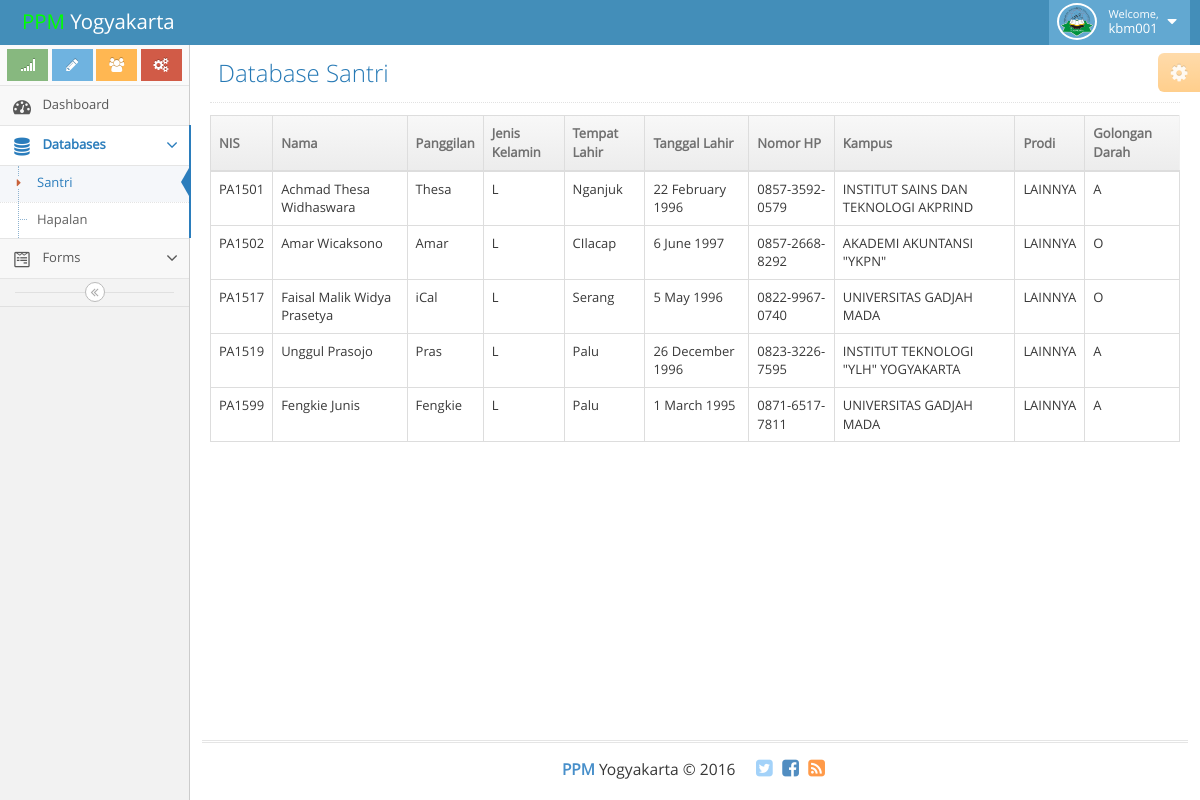
/santri.php (signed in), run on an earlier commit of the app's database.
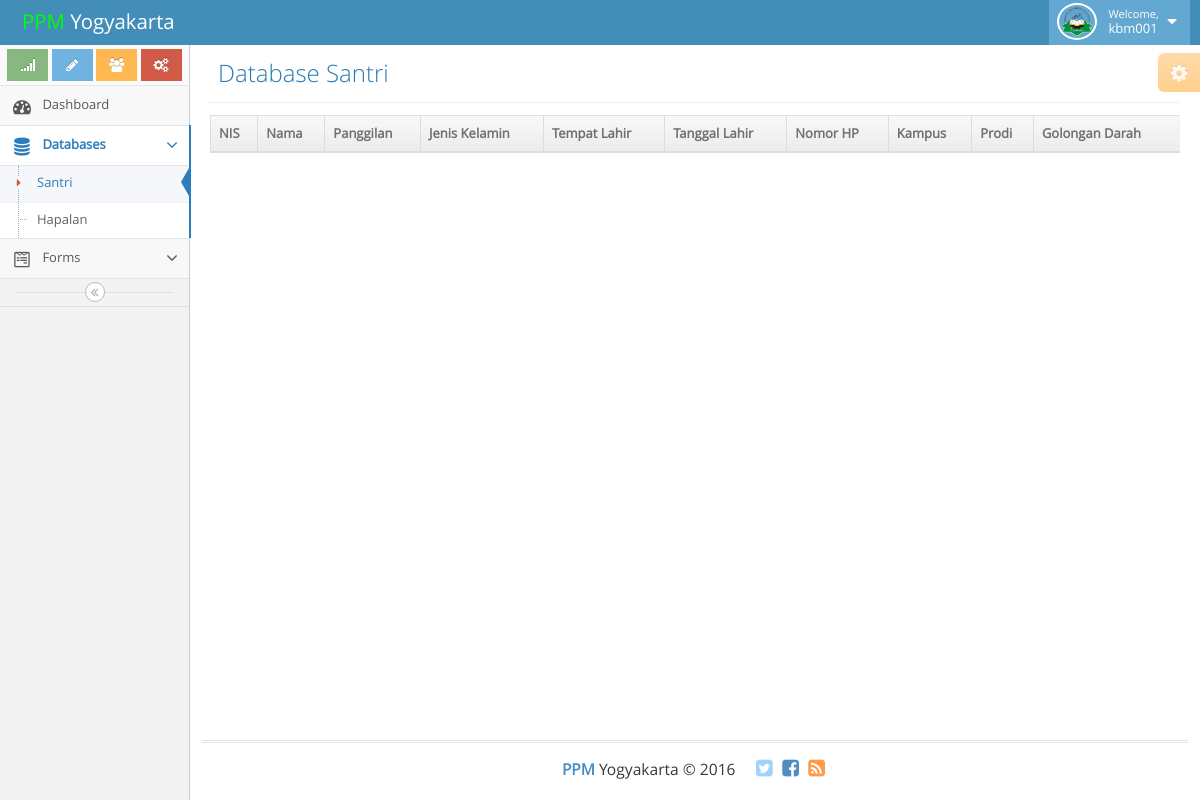
And on a later commit of the database.
### tables this page shows
CREATE TABLE `data_santri` (
  `nis` char(6) NOT NULL,
  `nama` varchar(255) NOT NULL,
  `panggilan` varchar(255) NOT NULL,
  `jenis_kelamin` enum('L','P') NOT NULL,
  `tempat_lahir` varchar(255) NOT NULL,
  `tanggal_lahir` date NOT NULL,
  `no_hp` varchar(20) NOT NULL,
  `alamat` varchar(255) NOT NULL,
  `kode_kuliah` char(6) NOT NULL,
  `angkatan` int(4) NOT NULL,
  `gol_darah` enum('O','A','B','AB') NOT NULL
);

CREATE TABLE `kampus` (
  `kode_kampus` char(3) NOT NULL,
  `kampus` varchar(255) NOT NULL
);

CREATE TABLE `kuliah` (
  `kode_kuliah` char(6) NOT NULL,
  `kode_kampus` char(3) NOT NULL,
  `prodi` varchar(255) NOT NULL,
  `jenjang` enum('S1','S2','S3','D1','D2','D3','D4','PROFESI','SP1','SP2','LAINNYA') NOT NULL
);

### template/santri.php (the view)
<?php
	$santri = $con->query("SELECT * FROM data_santri NATURAL JOIN kuliah NATURAL JOIN kampus");
	echo '
	<table id="simple-table" class="table table-bordered table-hover">
		<thead>
			<tr>
				<th>NIS</th>
				<th>Nama</th>
				<th>Panggilan</th>
				<th>Jenis Kelamin</th>
				<th>Tempat Lahir</th>
				<th>Tanggal Lahir</th>
				<th>Nomor HP</th>
				<th>Kampus</th>
				<th>Prodi</th>
				<th>Golongan Darah</th>
			</tr>
		</thead>
		<tbody>
	';
	while ($row = $santri->fetch_assoc()) {
		$tanggal_lahir = strtotime($row['tanggal_lahir']);
		echo '
		<tr>
			<td>'.$row['nis'].'</td>
			<td>'.$row['nama'].'</td>
			<td>'.$row['panggilan'].'</td>
			<td>'.$row['jenis_kelamin'].'</td>
			<td>'.$row['tempat_lahir'].'</td>
			<td>'.date('j F Y', $tanggal_lahir).'</td>
			<td>'.$row['no_hp'].'</td>
			<td>'.$row['kampus'].'</td>
			<td>'.$row['prodi'].'</td>
			<td>'.$row['gol_darah'].'</td>
		</tr>
		';
	}
	echo '</tbody></table>';

### santri.php (shortened to what this page needs)
<?php
include '../dbc_ppmjogja.php';
$title = "Database Santri";
if (!isset($_SESSION['admin']['id'])) {
	echo '<script>alert("Access Denied")</script>';
	header("refresh: 0.1, url = /ppmjogja");
} else {
	include 'template/admin_header.php';
	include 'template/santri.php';
	include 'template/admin_footer.php';
}

### template/admin_header.php (shortened to what this page needs)
<!DOCTYPE html>
<html>
<head>
	<link rel="stylesheet" type="text/css" href="assets/css/bootstrap.min.css">
	<link rel="stylesheet" type="text/css" href="assets/css/jquery-ui.min.css">
	<link rel="stylesheet" type="text/css" href="assets/css/font-awesome.min.css">
	<link rel="stylesheet" type="text/css" href="assets/css/ace.min.css">
	<link rel="stylesheet" type="text/css" href="assets/css/ace-skins.min.css">
	<link rel="stylesheet" type="text/css" href="assets/css/ace-rtl.min.css">
</head>
<body class="no-skin">
	<div id="heatmapContainerWrapper">
      <div id="heatmapContainer">
<div id="navbar" class="navbar navbar-default ace-save-state">
	<div class="navbar-container ace-save-state" id="navbar-container">
		<div class="navbar-header pull-left">
			<a href="/ppmjogja" class="navbar-brand">
				<small>
					<span style="color: #00FF00;">PPM</span>
					<span style="color: #FFFFFF;" id="id-text2">Yogyakarta</span>
				</small>
			</a>
		</div>
		<div class="navbar-buttons navbar-header pull-right" role="navigation">
			<ul class="nav ace-nav">
				<li class="light-blue dropdown-modal">
					<a data-toggle="dropdown" href="#" class="dropdown-toggle">
						<img class="nav-user-photo" src="assets/img/logo.png" alt="Photo" />
						<span class="user-info">
							<small>Welcome,</small>
							<?php echo $_SESSION['admin']['username']; ?>
						</span>
						<i class="ace-icon fa fa-caret-down"></i>
					</a>
				</li>
			</ul>
		</div>
	</div>
</div>
<div class="main-container ace-save-state" id="main-container">
	<div id="sidebar" class="sidebar responsive ace-save-state">
		<div class="sidebar-shortcuts" id="sidebar-shortcuts">
			<div class="sidebar-shortcuts-large" id="sidebar-shortcuts-large">
				<button class="btn btn-success">
					<i class="ace-icon fa fa-signal"></i>
				</button>
				<button class="btn btn-info">
					<i class="ace-icon fa fa-pencil"></i>
				</button>
				<button class="btn btn-warning">
					<i class="ace-icon fa fa-users"></i>
				</button>
				<button class="btn btn-danger">
					<i class="ace-icon fa fa-cogs"></i>
				</button>
			</div>
		</div>
		<ul class="nav nav-list">
			<li id="index" class="">
				<a href="/ppmjogja">
					<i class="menu-icon fa fa-tachometer"></i>
					<span class="menu-text"> Dashboard </span>
				</a>
			</li>
			<li id="parent" class="">
				<a href="#" class="dropdown-toggle">
					<i class="menu-icon fa fa-database"></i>
					<span class="menu-text">
						Databases
					</span>
					<b class="arrow fa fa-angle-down"></b>
				</a>
				<ul class="submenu">
					<li id="santri" class="">
						<a href="santri">
							<i class="menu-icon fa fa-caret-right"></i>
							Santri
						</a>
					</li>
					<li id="hapalan" class="">
						<a href="hapalan">
							Hapalan
						</a>
					</li>
				</ul>
			</li>
			<li id="parent" class="">
				<a href="#" class="dropdown-toggle">
					<i class="menu-icon fa fa-wpforms"></i>
					<span class="menu-text">
						Forms
					</span>
					<b class="arrow fa fa-angle-down"></b>
				</a>
			</li>
		</ul>
		<div class="sidebar-toggle sidebar-collapse" id="sidebar-collapse">
			<i id="sidebar-toggle-icon" class="ace-icon fa fa-angle-double-left ace-save-state" data-icon1="ace-icon fa fa-angle-double-left" data-icon2="ace-icon fa fa-angle-double-right"></i>
		</div>
	</div>
	<div class="main-content">
		<div class="main-content-inner">
			<div class="page-content">
				<div class="ace-settings-container" id="ace-settings-container">
					<div class="btn btn-app btn-xs btn-warning ace-settings-btn" id="ace-settings-btn">
						<i class="ace-icon fa fa-cog bigger-130"></i>
					</div>
				</div>
				<div class="row">
					<div class="col-xs-12">
						<div class="page-header">
							<h1><?php echo $title; ?></h1>
						</div>
						<div class="row">
							<div class="col-xs-12">

### template/admin_footer.php (shortened to what this page needs)
							</div>
						</div>
					</div>
				</div>
			</div>
		</div>
	</div>
<div class="footer">
		<div class="footer-inner">
			<div class="footer-content">
				<span class="bigger-120">
					<span class="blue bolder">PPM</span>
					Yogyakarta &copy; 2016
				</span>
				<span class="action-buttons">
					<a href="#">
						<i class="ace-icon fa fa-twitter-square light-blue bigger-150"></i>
					</a>
					<a href="#">
						<i class="ace-icon fa fa-facebook-square text-primary bigger-150"></i>
					</a>
					<a href="#">
						<i class="ace-icon fa fa-rss-square orange bigger-150"></i>
					</a>
				</span>
			</div>
		</div>
	</div>
</div>
</body>
</html>

### template/admin_header.php (style rules this page uses)
#heatmapContainerWrapper { width:100%; height:100%; position:absolute; }
#heatmapContainer { width:100%; height:100%; }

What changed in the data, as far as the page shows it:
removed data_santri: nis "PA1501", nama "Achmad Thesa Widhaswara", panggilan "Thesa", jenis_kelamin "L", tempat_lahir "Nganjuk", tanggal_lahir "22 February 1996", no_hp "0857-3592-0579", kampus.kampus "INSTITUT SAINS DAN TEKNOLOGI AKPRIND", kode_kuliah.prodi "LAINNYA", gol_darah "A"
removed data_santri: nis "PA1502", nama "Amar Wicaksono", panggilan "Amar", jenis_kelamin "L", tempat_lahir "CIlacap", tanggal_lahir "6 June 1997", no_hp "0857-2668-8292", kampus.kampus "AKADEMI AKUNTANSI \"YKPN\"", kode_kuliah.prodi "LAINNYA", gol_darah "O"
removed data_santri: nis "PA1517", nama "Faisal Malik Widya Prasetya", panggilan "iCal", jenis_kelamin "L", tempat_lahir "Serang", tanggal_lahir "5 May 1996", no_hp "0822-9967-0740", kampus.kampus "UNIVERSITAS GADJAH MADA", kode_kuliah.prodi "LAINNYA", gol_darah "O"
removed data_santri: nis "PA1519", nama "Unggul Prasojo", panggilan "Pras", jenis_kelamin "L", tempat_lahir "Palu", tanggal_lahir "26 December 1996", no_hp "0823-3226-7595", kampus.kampus "INSTITUT TEKNOLOGI \"YLH\" YOGYAKARTA", kode_kuliah.prodi "LAINNYA", gol_darah "A"
removed data_santri: nis "PA1599", nama "Fengkie Junis", panggilan "Fengkie", jenis_kelamin "L", tempat_lahir "Palu", tanggal_lahir "1 March 1995", no_hp "0871-6517-7811", kampus.kampus "UNIVERSITAS GADJAH MADA", kode_kuliah.prodi "LAINNYA", gol_darah "A"
